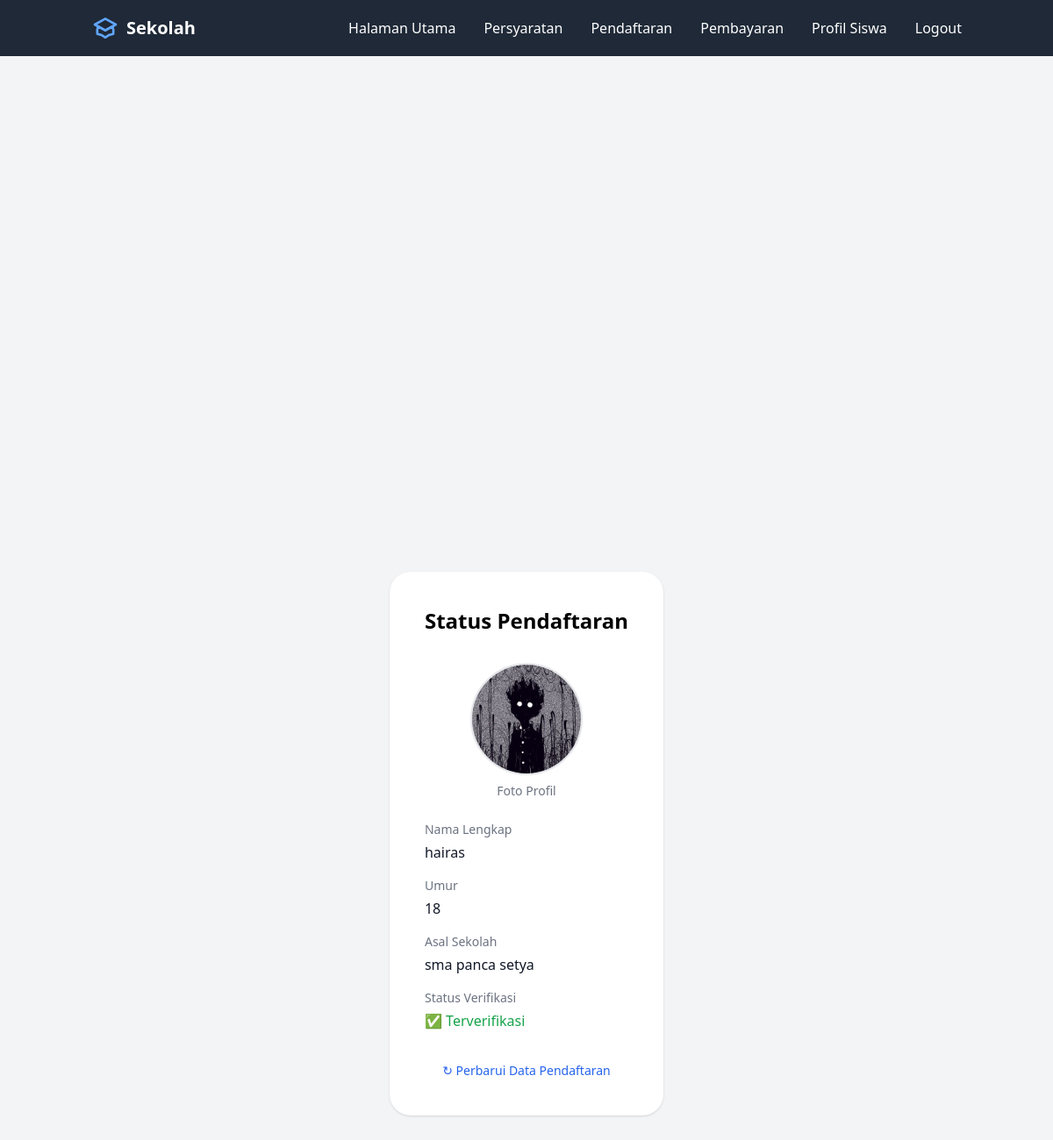
Screenshot of /form/status (signed in) with the database file from the repository.
### app/models.py (models this page shows, shortened)
class Form(db.Model):
    id = db.Column(db.Integer, primary_key=True)
    user_id = db.Column(db.Integer, db.ForeignKey('user.id'), nullable=False)
    student_name = db.Column(db.String(100), nullable=False)
    student_age = db.Column(db.Integer, nullable=False)
    school_name = db.Column(db.String(100), nullable=False)
    image_path = db.Column(db.String(255), nullable=False)
    status = db.Column(db.String(20), nullable=False, default='pending')
    verified_by = db.Column(db.Integer, db.ForeignKey('user.id'), nullable=True)
    verification_date = db.Column(db.DateTime, nullable=True)
    verification_note = db.Column(db.Text, nullable=True)
    is_verified = db.Column(db.Boolean, default=False)
    timestamp = db.Column(db.DateTime, default=datetime.utcnow)

### app/routes/form.py (the view)
@form_bp.route('/status')
@login_required  # Pastikan user sudah login
def status():
    latest_submission = Form.query.filter_by(
        user_id=current_user.id
    ).order_by(Form.id.desc()).first()
    if not latest_submission:
        flash('Belum ada data pendaftaran', 'error')
        return redirect(url_for('form_bp.pendaftaran'))
    return render_template(
        'parts/status.html',
        submission=latest_submission,
    )

### app/templates/parts/status.html (shortened to what this page needs)
{% extends "base1.html" %}
{% block content %}
<div class="min-h-screen bg-gray-100 py-6 flex flex-col justify-center sm:py-12">
    <div class="relative py-3 sm:max-w-xl sm:mx-auto">
        <div class="relative px-4 py-10 bg-white mx-8 md:mx-0 shadow rounded-3xl sm:p-10">
            <div class="max-w-md mx-auto">
                <h2 class="text-2xl font-bold mb-8 text-center">Status Pendaftaran</h2>
                <div class="text-center mb-6">
                    <img src="{{ url_for('static', filename='uploads/student_images/' + submission.image_path) }}"
                         class="h-32 w-32 rounded-full object-cover mx-auto border-2 border-gray-200"
                         alt="Foto Profil">
                    <p class="mt-2 text-sm text-gray-500">Foto Profil</p>
                </div>
                <div class="space-y-4">
                    <div>
                        <label class="block text-sm font-medium text-gray-500">Nama Lengkap</label>
                        <p class="mt-1 text-gray-900">{{ submission.student_name }}</p>
                    </div>
                    <div>
                        <label class="block text-sm font-medium text-gray-500">Umur</label>
                        <p class="mt-1 text-gray-900">{{ submission.student_age }}</p>
                    </div>
                    <div>
                        <label class="block text-sm font-medium text-gray-500">Asal Sekolah</label>
                        <p class="mt-1 text-gray-900">{{ submission.school_name }}</p>
                    </div>
                    <div>
                        <label class="block text-sm font-medium text-gray-500">Status Verifikasi</label>
                        <p class="mt-1 {% if submission.is_verified %}text-green-600{% else %}text-yellow-600{% endif %}">
                            {% if submission.is_verified %}
                                ✅ Terverifikasi
                            {% else %}
                                Menunggu Verifikasi
                            {% endif %}
                        </p>
                    </div>
                </div>
                <div class="mt-8 text-center">
                    <a href="{{ url_for('form_bp.pendaftaran') }}"
                       class="text-blue-600 hover:text-blue-800 text-sm font-medium">
                        ↻ Perbarui Data Pendaftaran
                    </a>
                </div>
            </div>
        </div>
    </div>
</div>
{% endblock %}

### rows the page displays
Form: image_path (picture), student_name "hairas", student_age "18", school_name "sma panca setya"
